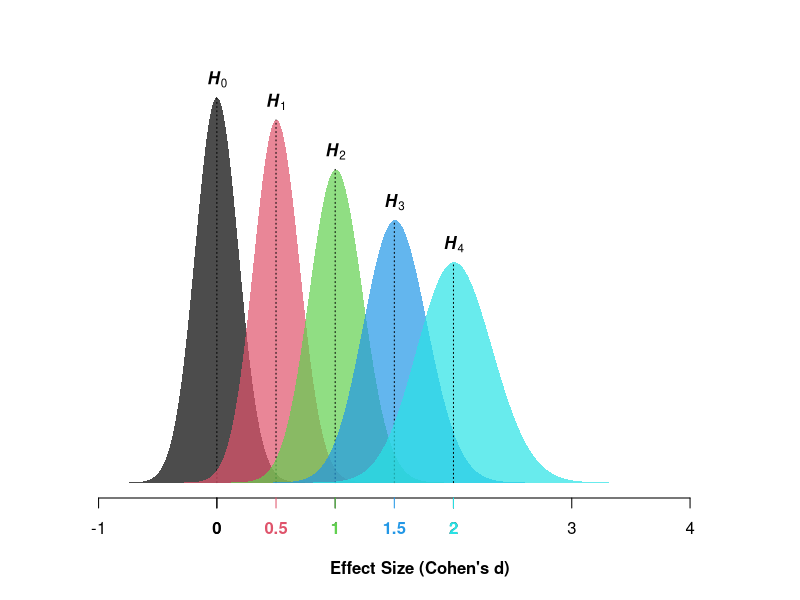

The R script that drew this image:
alt.hyp = function(N, d){
  
options(warn = -1) ; d = sort(d)
df = N - 1  ;  d.SE = 1/sqrt(N)  ;  ncp.min = min(d)*sqrt(N)  ;  ncp.max = max(d)*sqrt(N)
min.d = d.SE*qt(1e-5, df, ncp.min)  ;  max.d = d.SE*qt(0.99999, df, ncp.max)  
  
for(i in 1:length(d)){      
H = curve(dt(d[i]*sqrt(N), df, x*sqrt(N)), min.d, max.d, n = 1e3, xlab = "Effect Size (Cohen's d)", 
          ylab = NA, ty = "n", add = i!= 1, bty = "n", yaxt = "n", font.lab = 2)
      
polygon(H, col = adjustcolor(i, .7), border = NA)
text(d[i], max(H$y), bquote(bolditalic(H[.(i-1)])), pos = 3, xpd = NA)
axis(1, at = d[i], col = i, col.axis = i, font = 2)
segments(d[i], 0, d[i], max(H$y), lty = 3)
   }
}
# Example of use:
alt.hyp(N = 30, d = seq(0, 2, .5))
